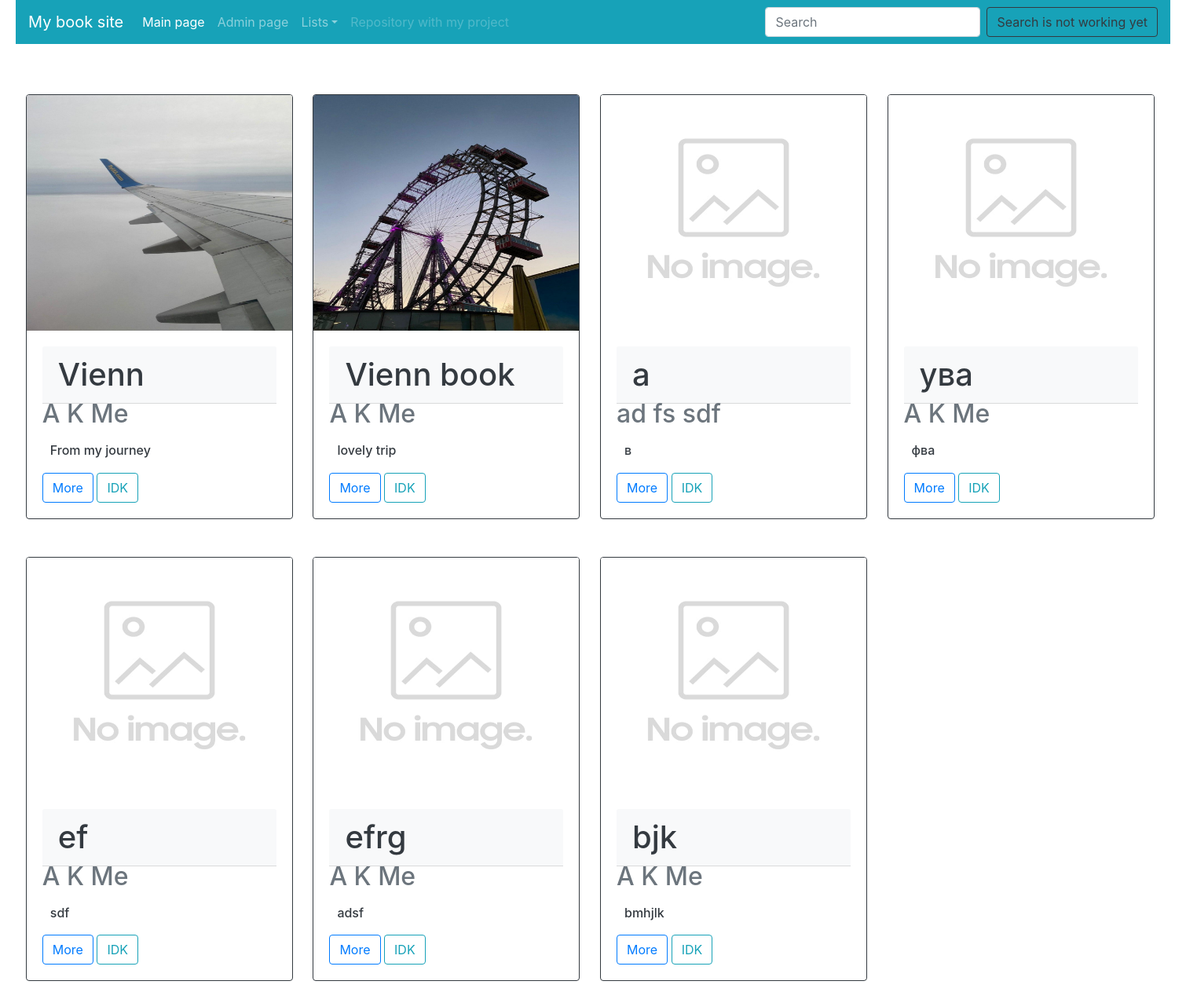
The page /books/ on the database its author committed.
### my_books_site/apps/booksAPP/models.py (models this page shows, shortened)
class BooksClass(models.Model):
    bookID = models.AutoField(primary_key=True)
    image = models.ImageField(upload_to='books_images', default='default.jpg')
    name = models.CharField(max_length=40, unique=True)
    info_about_book = models.TextField(max_length=500, blank=True)
    pub_date = models.DateField(validators=[is_valid_pub])
    genreID = models.ForeignKey(GenreClass, models.SET_NULL, null=True)
    authorID = models.ForeignKey(AuthorsClass, models.SET_NULL, null=True, default="Author wasn't mentioned")
    av_in_libs = models.ManyToManyField(LibrariesClass)
    class Meta:
        verbose_name = 'Book'
        verbose_name_plural = 'Books'

class AuthorsClass(models.Model):
    authorID = models.AutoField(primary_key=True)
    first_name = models.CharField(max_length=40)
    second_name = models.CharField(max_length=40)
    third_name = models.CharField(max_length=40, blank=True)
    year_of_birth = models.DateField(validators=[is_valid_birth])
    class Meta:
        verbose_name = 'Author'
        verbose_name_plural = 'Authors'
    def __str__(self):
        return f'{self.first_name} {self.second_name} {self.third_name}'

### my_books_site/apps/booksAPP/views.py (the view)
def indexBook(request):
    books_list = BooksClass.objects.order_by('pub_date')[:8]
    return render(request, 'booksAPP/bookMainPage.html', {'books_list': books_list})

### my_books_site/apps/mainAPP/templates/booksAPP/bookMainPage.html (shortened to what this page needs)
{% extends 'base.html' %}
{% block content %}
<form method="post">
    <div class="row  row-cols-md-4" style="width: auto ;margin: 3rem auto 8rem;">
    {% if books_list %}
    {% for a in books_list %}
    <div class="card bg-white text-dark border-dark" style="margin: 1rem 0.8rem 2rem; max-width: 340px">
        <img src="{{a.image.url}}" alt="Here can be your photo" class="card-img-top" width="200" height="300">
        <div class="card-body">
            <h1 class="card-header bg-light text-dark ">{{a.name}}</h1>
            <h2 class="card-subtitle mb-2 text-muted">{{a.authorID}}</h2>
            <h6 class="card-text text-dark"
                style="white-space: nowrap; overflow: hidden;padding:10px;text-overflow: ellipsis;">
                {{a.info_about_book}}
            </h6>
            <a href="{% url 'booksAPP:detailBook' a.bookID %}" class="btn btn-outline-primary">More</a>
            <a href="#" class="btn btn-outline-info">IDK</a>
        </div>
    </div>
    {% endfor %}
    </div>
    {% else %}
    No books
    {% endif %}
</form>
{% endblock %}

### my_books_site/apps/mainAPP/templates/base.html (shortened to what this page needs)
<!doctype html>
<html lang="en">
<head>
    <link rel="stylesheet" href="https://stackpath.bootstrapcdn.com/bootstrap/4.4.1/css/bootstrap.min.css"
>
</head>
<body>
<div class="container-fluid" style="width: 1500px; margin: auto">
    <nav class="navbar navbar-expand navbar-dark bg-info" style="width: auto">
        <a class="navbar-brand" href="http://127.0.0.1:8000/">My book site</a>
        <div class="collapse navbar-collapse" id="navbarSupportedContent">
            <ul class="navbar-nav mr-auto">
                <li class="nav-item active">
                    <a class="nav-link" href="http://127.0.0.1:8000/">Main page </a>
                </li>
                <li class="nav-item">
                    <a class="nav-link" href="http://127.0.0.1:8000/admin">Admin page</a>
                </li>
                <li class="nav-item dropdown">
                    <a class="nav-link dropdown-toggle" href="#" id="navbarDropdown" role="button"
                       data-toggle="dropdown"
                       aria-haspopup="true" aria-expanded="false">Lists</a>
                </li>
                <li class="nav-item">
                    <a class="nav-link disabled" href="https://github.com/jelly-Boy/my_books_site">Repository with my
                        project</a>
                </li>
            </ul>
            <form class="form-inline my-2 my-lg-0">
                <input class="form-control mr-sm-2" type="search" placeholder="Search" aria-label="Search">
                <button class="btn btn-outline-dark my-2 my-sm-0" type="submit">Search is not working yet</button>
            </form>
        </div>
    </nav>
    {% block content %}
    {% endblock %}
</div>
</body>
</html>

### rows shown on the page
BooksClass: image (picture), name "Vienn", authorID "A K Me", info_about_book "From my journey"
BooksClass: image (picture), name "Vienn book", authorID "A K Me", info_about_book "lovely trip"
BooksClass: image (placeholder picture), name "а", authorID "ad fs sdf", info_about_book "в"
BooksClass: image (placeholder picture), name "ува", authorID "A K Me", info_about_book "фва"
BooksClass: image (placeholder picture), name "ef", authorID "A K Me", info_about_book "sdf"
BooksClass: image (placeholder picture), name "efrg", authorID "A K Me", info_about_book "adsf"
BooksClass: image (placeholder picture), name "bjk", authorID "A K Me", info_about_book "bmhjlk"
